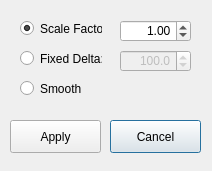
<?xml version="1.0" encoding="UTF-8"?>
<ui version="4.0">
 <class>ElevationDlg</class>
 <widget class="QDialog" name="ElevationDlg">
  <property name="geometry">
   <rect>
    <x>0</x>
    <y>0</y>
    <width>212</width>
    <height>171</height>
   </rect>
  </property>
  <property name="windowTitle">
   <string>Change Elevation</string>
  </property>
  <widget class="QPushButton" name="cmdClose">
   <property name="geometry">
    <rect>
     <x>110</x>
     <y>120</y>
     <width>91</width>
     <height>33</height>
    </rect>
   </property>
   <property name="text">
    <string>Cancel</string>
   </property>
  </widget>
  <widget class="QPushButton" name="cmdApply">
   <property name="geometry">
    <rect>
     <x>10</x>
     <y>120</y>
     <width>91</width>
     <height>33</height>
    </rect>
   </property>
   <property name="text">
    <string>Apply</string>
   </property>
  </widget>
  <widget class="QDoubleSpinBox" name="spinDelta">
   <property name="enabled">
    <bool>false</bool>
   </property>
   <property name="geometry">
    <rect>
     <x>120</x>
     <y>50</y>
     <width>71</width>
     <height>22</height>
    </rect>
   </property>
   <property name="alignment">
    <set>Qt::AlignRight|Qt::AlignTrailing|Qt::AlignVCenter</set>
   </property>
   <property name="decimals">
    <number>1</number>
   </property>
   <property name="minimum">
    <double>-1000.000000000000000</double>
   </property>
   <property name="maximum">
    <double>10000.000000000000000</double>
   </property>
   <property name="singleStep">
    <double>10.000000000000000</double>
   </property>
   <property name="value">
    <double>100.000000000000000</double>
   </property>
  </widget>
  <widget class="QDoubleSpinBox" name="spinScale">
   <property name="enabled">
    <bool>true</bool>
   </property>
   <property name="geometry">
    <rect>
     <x>120</x>
     <y>20</y>
     <width>71</width>
     <height>22</height>
    </rect>
   </property>
   <property name="alignment">
    <set>Qt::AlignRight|Qt::AlignTrailing|Qt::AlignVCenter</set>
   </property>
   <property name="decimals">
    <number>2</number>
   </property>
   <property name="minimum">
    <double>0.000000000000000</double>
   </property>
   <property name="maximum">
    <double>16.000000000000000</double>
   </property>
   <property name="singleStep">
    <double>1.000000000000000</double>
   </property>
   <property name="value">
    <double>1.000000000000000</double>
   </property>
  </widget>
  <widget class="QRadioButton" name="optDelta">
   <property name="geometry">
    <rect>
     <x>20</x>
     <y>50</y>
     <width>82</width>
     <height>17</height>
    </rect>
   </property>
   <property name="text">
    <string>Fixed Delta:</string>
   </property>
   <property name="checked">
    <bool>false</bool>
   </property>
  </widget>
  <widget class="QRadioButton" name="optScale">
   <property name="geometry">
    <rect>
     <x>20</x>
     <y>20</y>
     <width>82</width>
     <height>17</height>
    </rect>
   </property>
   <property name="text">
    <string>Scale Factor:</string>
   </property>
   <property name="checked">
    <bool>true</bool>
   </property>
  </widget>
  <widget class="QRadioButton" name="optSmooth">
   <property name="geometry">
    <rect>
     <x>20</x>
     <y>80</y>
     <width>82</width>
     <height>17</height>
    </rect>
   </property>
   <property name="text">
    <string>Smooth</string>
   </property>
   <property name="checked">
    <bool>false</bool>
   </property>
  </widget>
 </widget>
 <tabstops>
  <tabstop>optScale</tabstop>
  <tabstop>spinScale</tabstop>
  <tabstop>optDelta</tabstop>
  <tabstop>spinDelta</tabstop>
  <tabstop>optSmooth</tabstop>
  <tabstop>cmdApply</tabstop>
  <tabstop>cmdClose</tabstop>
 </tabstops>
 <resources/>
 <connections/>
</ui>
